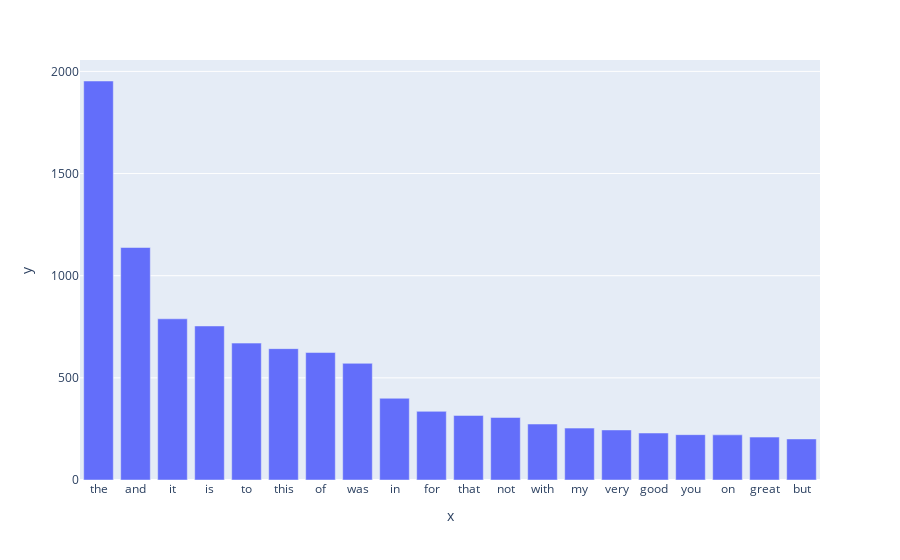

Here is the notebook cell this chart was saved with:
### Markdown cell above
### exercise 15

### Code cell
# Answer here
sort_data=sorted(list(zip(freq,term)),reverse=True)

freq, term = zip(*sort_data)


fig = px.bar(x=term,y=freq)

# showing the plot
fig.show()

### Figure 1 — Plotly figure (JSON) as saved in the notebook; plotly's stock layout.template omitted (floating-point values rounded to 4 significant figures)
{"data": [{"alignmentgroup": "True", "hovertemplate": "x=%{x}<br>y=%{y}<extra></extra>", "legendgroup": "", "marker": {"color": "#636efa", "pattern": {"shape": ""}}, "name": "", "offsetgroup": "", "orientation": "v", "showlegend": false, "textposition": "auto", "type": "bar", "x": ["the", "and", "it", "is", "to", "this", "of", "was", "in", "for", "that", "not", "with", "my", "very", "good", "you", "on", "great", "but"], "xaxis": "x", "y": [1953, 1138, 789, 754, 670, 643, 624, 571, 400, 336, 316, 306, 274, 254, 245, 230, 222, 221, 210, 201], "yaxis": "y"}], "layout": {"barmode": "relative", "legend": {"tracegroupgap": 0}, "margin": {"t": 60}, "xaxis": {"anchor": "y", "domain": [0, 1], "title": {"text": "x"}}, "yaxis": {"anchor": "x", "domain": [0, 1], "title": {"text": "y"}}}}
